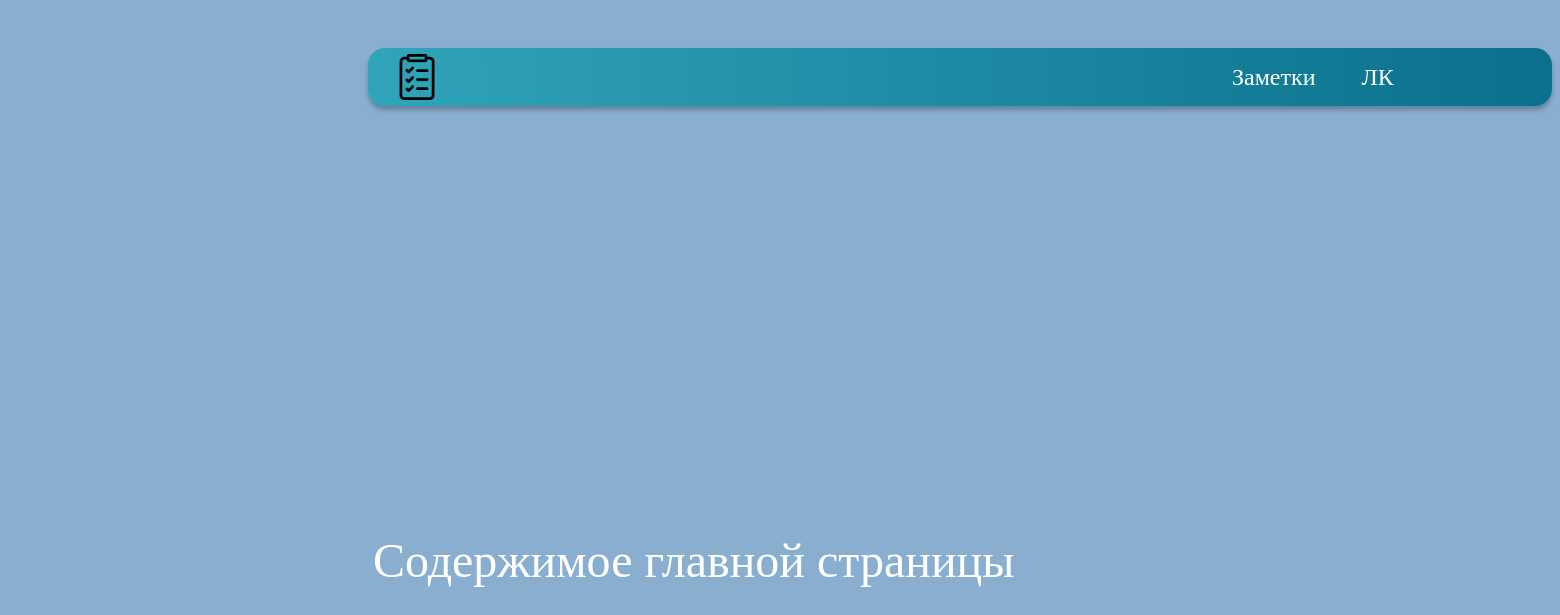
The app's page / (signed in), older data.
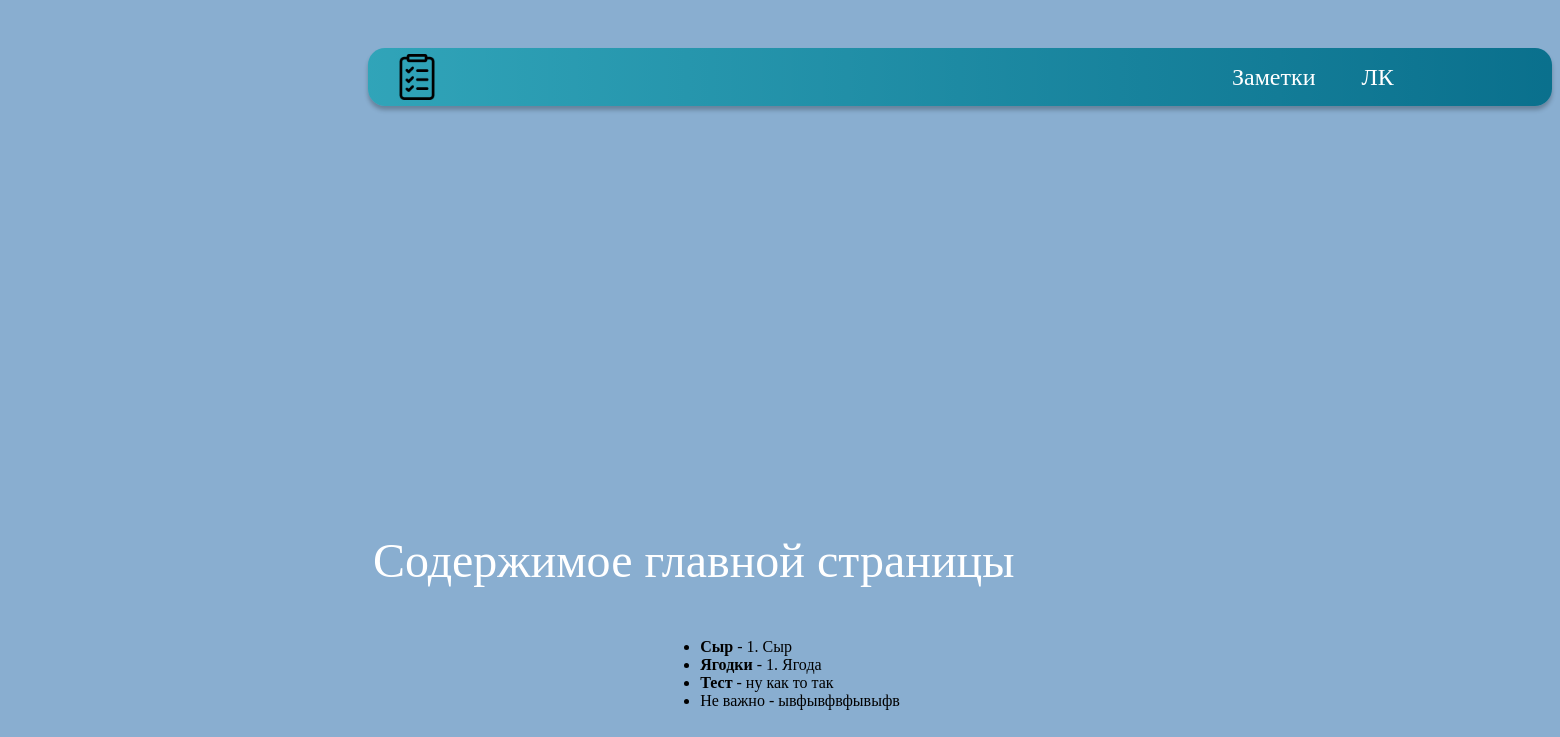
The same page, newer data.
### todo/models.py (models this page shows, shortened)
class ToDo(models.Model):
    title = models.CharField(max_length=255)
    content = models.TextField(blank=True)
    time_created = models.DateTimeField(auto_now_add=True)
    time_update = models.DateTimeField(auto_now=True)
    is_published = models.BooleanField(default=True)
    user = models.ForeignKey(User, on_delete=models.CASCADE)

### todo/views.py (the view)
# urls.py: path('', index, name='index'),
def index(request):
    context = {
        'title': 'Главная страница',
        'todos': ''
    }
    if request.user.is_authenticated:
        current_todos = ToDo.objects.filter(user=request.user)
        context['todos'] = current_todos
    return render(request, 'todo/index.html', context=context)

### todo/templates/todo/index.html
{% extends 'todo/base.html' %}
{% load static %}
{% block css_addition %}
<link rel="stylesheet" href="{% static 'todo/css/index.css' %}">
{% endblock css_addition %}
{% block content %}
<main>
    <div class="container">
        <div class="header">
            <div class="header-line">
                <div class="header-logo">
                    <a href="{% url 'index' %}">
                        <img class="logo" src="{% static 'todo/images/logo.png' %}" alt="logo">
                    </a>
                </div>
                <div class="nav">
                    {% if request.user.is_authenticated %}
                        <a href="{% url 'create_todo' %}" class="nav-item">Заметки</a>
                        <a href="{% url 'personal_area' %}" class="nav-item">ЛК</a>
                    {% else %}
                        <a href="{% url 'register' %}" class="nav-item">Регистрация</a>
                        <a href="{% url 'loginuser' %}" class="nav-item">Войти</a>
                    {% endif %}
                </div>
            </div>
        </div>
    </div>
    <div class="content">
        <h1 class="text">Содержимое главной страницы</h1>
        <ul>
            {% for todo in todos %}
            <li>
                {% if todo.is_published %}
                    <b>{{ todo.title }}</b>
                {% else %}
                    {{ todo.title }}
                {% endif %}
                {% if todo.content %}
                    - {{ todo.content }}
                {% endif %}
            </li>
            {% endfor %}
        </ul>
    </div>
</main>
{% endblock %}

### todo/templates/todo/base.html (shortened to what this page needs)
<!DOCTYPE html>
<html lang="en">
<head>
    {% block css_addition %} {% endblock css_addition %}
</head>
<body>
{% block content %}
{% endblock content %}
</body>
</html>

### todo/static/todo/css/index.css (style rules this page uses)
body { margin: 0px; background: #89AED0; }
.logo { width: 46px; height: 46px; margin: 6px 26px; }
.container { width: 1184px; height: 58px; background: radial-gradient(408.78% 38778.38% at 124.87% -117.57%, #006382 0%, rgba(0, 255, 240, 0.41) 50.89%, #006382 100%) ; box-shadow: 0px 4px 4px rgba(0, 0, 0, 0.25); border-radius: 17px; margin: 48px 368px; }
.header-line { display: flex; align-items: center; }
.nav { position: relative; left: 766px; margin-bottom: 3px; }
.nav-item { font-family: 'Montserrat'; font-style: normal; font-weight: 500; font-size: 24px; line-height: 29px; color: #FFFFFF; text-decoration: none; margin-right: 42px; transition: color 0.3s ease-out; }
.content { display: flex; flex-direction: column; justify-content: center; align-items: center; }
.text { width: 814px; height: 59px; left: 313px; top: 483px; font-family: 'Montserrat'; font-style: normal; font-weight: 500; font-size: 48px; line-height: 59px; color: #FFFFFF; margin-top: 377px; }

Row changes from the older to the newer data that the page shows:
added ToDo: title "Сыр", content "1. Сыр"
added ToDo: title "Ягодки", content "1. Ягода"
added ToDo: title "Тест", content "ну как то так"
added ToDo: title "Не важно", content "ывфывфвфывыфв"
